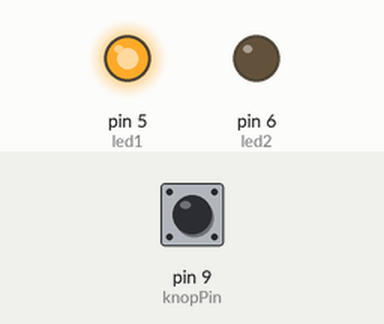
Bench run of a sketch on a simulated Arduino Uno, built with avr-gcc and run on an emulated ATmega328P. Shown: output pins drawn as LEDs (lit = HIGH). The inputs (shaded band) are chosen by the test bench; at power-on: pin 9 (knopPin) HIGH.

Above: at 1.2 s.
1.3 s: pin 9 (knopPin) pulled LOW for 0.15 s
At 2.6 s:
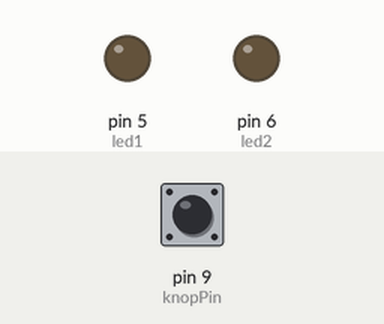
2.9 s: pin 9 (knopPin) pulled LOW for 3.2 s
At 3.2 s:
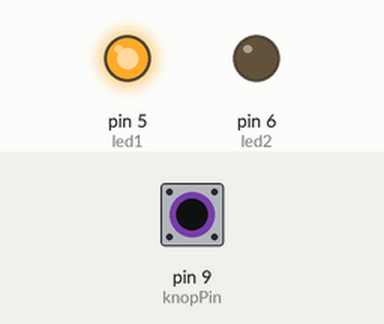
7.6 s: pin 9 (knopPin) pulled LOW for 1 s
At 10.0 s:
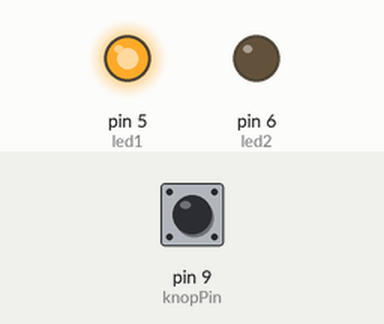
Timing chart, 0 to 11.5 s (numbered marks = the images above; inputs shaded):
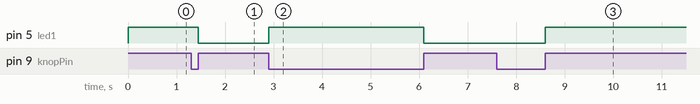

Measured:
- after the input at 1.3 s, pin 5 (led1): HIGH → LOW after 0.15 s
- after the input at 2.9 s, pin 5 (led1): LOW → HIGH at once, → LOW 3.2 s later
- after the input at 7.6 s, pin 5 (led1): LOW → HIGH after 1.0 s

The sketch:

opdracht8c2.ino
```cpp
//knop en poort
const int led1 = 5;
const int led2 = 6;

const int knopPin = 9;
int currentState = LOW;
int statusKnop = LOW;
int prev = 0;

void setup() {
  // put your setup code here, to run once:
//ledpin 11
pinMode(led1, OUTPUT);
pinMode(led2, OUTPUT);
pinMode(knopPin, INPUT);

}

void loop() {
 if (currentState) currentState = digitalRead(knopPin);
 if(currentState != digitalRead(knopPin)) {
  statusKnop = (statusKnop == LOW) ? HIGH : LOW;
  digitalWrite(led1, statusKnop);
  currentState = HIGH;
 }
}
```
